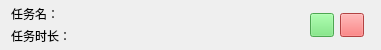
<?xml version="1.0" encoding="UTF-8"?>
<ui version="4.0">
 <class>firstWidgetItem</class>
 <widget class="QWidget" name="firstWidgetItem">
  <property name="geometry">
   <rect>
    <x>0</x>
    <y>0</y>
    <width>381</width>
    <height>50</height>
   </rect>
  </property>
  <property name="minimumSize">
   <size>
    <width>381</width>
    <height>50</height>
   </size>
  </property>
  <property name="windowTitle">
   <string>Form</string>
  </property>
  <layout class="QHBoxLayout" name="horizontalLayout_2" stretch="9,1">
   <property name="spacing">
    <number>0</number>
   </property>
   <property name="topMargin">
    <number>3</number>
   </property>
   <property name="bottomMargin">
    <number>3</number>
   </property>
   <item>
    <layout class="QVBoxLayout" name="verticalLayout">
     <property name="spacing">
      <number>0</number>
     </property>
     <item>
      <layout class="QHBoxLayout" name="horizontalLayout">
       <item>
        <widget class="QLabel" name="label">
         <property name="minimumSize">
          <size>
           <width>0</width>
           <height>0</height>
          </size>
         </property>
         <property name="maximumSize">
          <size>
           <width>60</width>
           <height>16777215</height>
          </size>
         </property>
         <property name="font">
          <font>
           <family>Microsoft YaHei UI</family>
          </font>
         </property>
         <property name="text">
          <string>任务名：</string>
         </property>
        </widget>
       </item>
       <item>
        <widget class="QLabel" name="taskNameLabel">
         <property name="font">
          <font>
           <family>Microsoft YaHei UI</family>
          </font>
         </property>
         <property name="text">
          <string/>
         </property>
        </widget>
       </item>
      </layout>
     </item>
     <item>
      <layout class="QHBoxLayout" name="horizontalLayout_4">
       <item>
        <widget class="QLabel" name="label_2">
         <property name="maximumSize">
          <size>
           <width>60</width>
           <height>16777215</height>
          </size>
         </property>
         <property name="font">
          <font>
           <family>Microsoft YaHei UI</family>
          </font>
         </property>
         <property name="text">
          <string>任务时长：</string>
         </property>
        </widget>
       </item>
       <item>
        <widget class="QLabel" name="duringLabel">
         <property name="font">
          <font>
           <family>Microsoft YaHei UI</family>
          </font>
         </property>
         <property name="text">
          <string/>
         </property>
        </widget>
       </item>
      </layout>
     </item>
    </layout>
   </item>
   <item>
    <widget class="QWidget" name="widget" native="true">
     <property name="styleSheet">
      <string notr="true">QWidget&gt;QPushButton{
	border:none;
	border-radius:12px;
}</string>
     </property>
     <layout class="QHBoxLayout" name="horizontalLayout_3">
      <property name="leftMargin">
       <number>6</number>
      </property>
      <property name="topMargin">
       <number>0</number>
      </property>
      <property name="rightMargin">
       <number>6</number>
      </property>
      <property name="bottomMargin">
       <number>0</number>
      </property>
      <item>
       <widget class="QPushButton" name="startButton">
        <property name="minimumSize">
         <size>
          <width>24</width>
          <height>24</height>
         </size>
        </property>
        <property name="maximumSize">
         <size>
          <width>24</width>
          <height>24</height>
         </size>
        </property>
        <property name="styleSheet">
         <string notr="true">#startButton{
	background:#6CE872;
}

#startButton::pressed{
	background:#3c823f;
}
</string>
        </property>
        <property name="text">
         <string/>
        </property>
        <property name="icon">
         <iconset resource="../icon/icons.qrc">
          <normaloff>:/icon/play.png</normaloff>:/icon/play.png</iconset>
        </property>
        <property name="iconSize">
         <size>
          <width>12</width>
          <height>12</height>
         </size>
        </property>
       </widget>
      </item>
      <item>
       <widget class="QPushButton" name="deleteButton">
        <property name="minimumSize">
         <size>
          <width>24</width>
          <height>24</height>
         </size>
        </property>
        <property name="maximumSize">
         <size>
          <width>24</width>
          <height>24</height>
         </size>
        </property>
        <property name="styleSheet">
         <string notr="true">#deleteButton{
	background:#F95D5C;
}

#deleteButton::pressed{
	background:#aa3e3e;
}</string>
        </property>
        <property name="text">
         <string/>
        </property>
        <property name="icon">
         <iconset resource="../icon/icons.qrc">
          <normaloff>:/icon/delete_white.png</normaloff>:/icon/delete_white.png</iconset>
        </property>
        <property name="iconSize">
         <size>
          <width>12</width>
          <height>12</height>
         </size>
        </property>
       </widget>
      </item>
     </layout>
    </widget>
   </item>
  </layout>
 </widget>
 <resources>
  <include location="../icon/icons.qrc"/>
 </resources>
 <connections/>
</ui>
